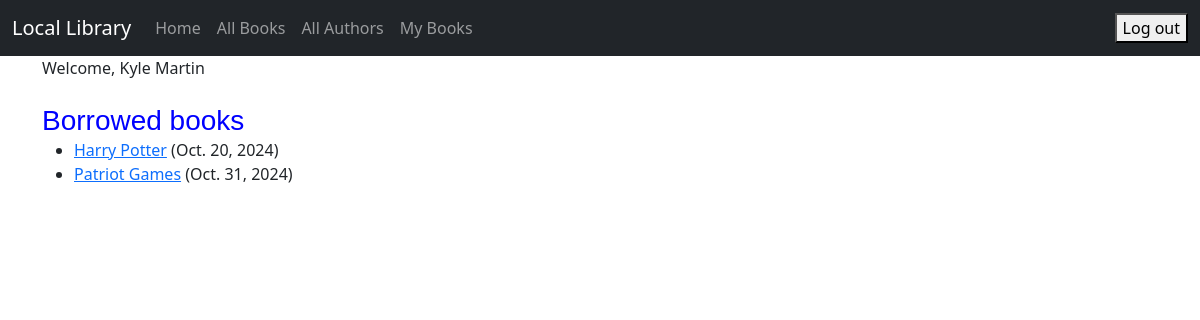
Screenshot of /my_books/ (signed in) with the database file from the repository.
### catalog/models.py (models this page shows, shortened)
class BookInstance(models.Model):
    id = models.UUIDField(primary_key=True, default=uuid.uuid4, help_text='Unique ID for this particular book across whole library')
    book = models.ForeignKey('Book', on_delete=models.RESTRICT, null=True)
    imprint = models.CharField(max_length=200)
    due_back = models.DateField(null=True, blank=True)
    LOAN_STATUS = (('m', 'Maintenance'), ('o', 'On loan'), ('a', 'Available'), ('r','Reserved'),
    )
    status = models.CharField(
        max_length=1,
        choices=LOAN_STATUS,
        blank=True,
        default='m',
        help_text='Book availability',
    )
    borrower = models.ForeignKey(User,on_delete=models.SET_NULL, null=True, blank=True)
    @property
    def is_overdue(self):
        return bool(self.due_back and date.today() >
self.due_back)
    class Meta:
        ordering = ['due_back']

class Book(models.Model):
    title = models.CharField(max_length=200)
    author = models.ForeignKey('Author', on_delete=models.RESTRICT,
null=True)
    book_image = models.ImageField(upload_to='images/', null=True, blank=True)
    summary = models.TextField(max_length=1000, help_text='Enter a brief description of the book')
    isbn = models.CharField('ISBN', max_length=13, unique=True,
                                    help_text='13 Character <a href="https://www.isbn-international.org/content/what-isbn">ISBN number</a>')
    genre = models.ManyToManyField(Genre, help_text='Select a genre for this book')

### catalog/views.py (the view)
# urls.py: path('my_books/', views.LoanedBooksByUserListView.as_view(), name='my_books'),
class LoanedBooksByUserListView(LoginRequiredMixin,generic.ListView):
    model = BookInstance
    template_name = 'catalog/my_books.html'
    paginate_by = 10
    def get_queryset(self):
        return BookInstance.objects.filter\
(borrower=self.request.user).filter(status__exact='o').order_by('due_back')

### catalog/templates/catalog/my_books.html (shortened to what this page needs)
<!DOCTYPE html>
<html lang="en">
{% extends "catalog/base.html" %}
{% block content %}
    <h1>Borrowed books</h1>
    {% if bookinstance_list %}
    <ul>
      {% for bookinst in bookinstance_list %}
      <li class="{% if bookinst.is_overdue %}text-danger{% endif %}">
        <a href="{% url 'book_detail' bookinst.book.pk %}">{{ bookinst.book.title }}</a> ({{ bookinst.due_back }})
      </li>
      {% endfor %}
    </ul>
    {% else %}
      <p>There are no books borrowed.</p>
    {% endif %}
{% endblock %}

### catalog/templates/catalog/base.html (shortened to what this page needs)
{% load static %}
<!doctype html>
<html lang="en">
<head>
<link href="https://cdn.jsdelivr.net/npm/bootstrap@5.3.0-alpha1/dist/css/bootstrap.min.css" rel="stylesheet">
<link href="{% static 'css/my_style.css' %}" rel="stylesheet">
</head>
<body>
<nav class="navbar navbar-expand-lg navbar-dark bg-dark">
<div class="container-fluid">
<a class="navbar-brand" href="{% url 'index' %}">Local Library</a>
<div class="collapse navbar-collapse" id="navbarSupportedContent">
<ul class="navbar-nav me-auto mb-2 mb-lg-0">
<li class="nav-item">
<a class="nav-link" href="{% url 'index' %}">Home</a>
</li>
<li class="nav-item">
<a class="nav-link" href="{% url 'book_list' %}">All Books</a>
</li>
<li class="nav-item">
<li class="nav-item">
    <a class="nav-link" href="{% url 'author_list' %}">All Authors</a>
</li>
{% if user.is_authenticated %}
    <li><a class="nav-link" href="{% url 'my_books' %}">My Books</a></li>
{% endif %}
    </li>
</ul>
</div>
 <ul class="nav navbar-nav ml-auto">
{% if user.is_authenticated %}
<li>
<form action="{% url 'logout' %}" method="post">
<button type="submit">Log out</button>
</form>
</li>
{% else %}
<li><a class="nav-link" href="{% url 'login' %}"><span
class="glyphicon glyphicon-log-in"></span>Login</a>
</li>
  <li><a class="nav-link" href="{% url 'register' %}"><span class="glyphicon glyphicon-log-in"></span>Sign Up</a>
        </li>
{% endif %}
</ul>
</div>
</nav>
<div class="container">
    {% if user.is_authenticated %}
        Welcome, {{ user.first_name }} {{ user.last_name }}
    {% endif %}
</div>
<div class="container">
<br/>
{% block content %}
{% endblock %}
</div>
</body>
</html>

### catalog/static/css/my_style.css (style rules this page uses)
h1 { font-family: 'Changa One', sans-serif; margin: 10px 0; font-size: 1.75em; font-weight: normal; line-height: 0.5; text-align: left; color: #0000FF; }

### rows the page displays
BookInstance: book "Harry Potter", due_back "Oct. 20, 2024"
BookInstance: book "Patriot Games", due_back "Oct. 31, 2024"

### other values shown
{{ user.first_name }} "Kyle"
{{ user.last_name }} "Martin"
